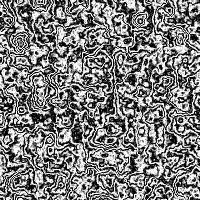
Frame 1 (no input)
Frame 60 (the mouse pressed at the canvas centre just before this capture): identical to frame 1, image omitted
Frame 120 (the mouse held since frame 60 and released just before this capture): identical to frame 1, image omitted

The Processing sketch that drew this single still picture (run headless with seeded random() and noise(); from frame 60 on, the mouse is pressed at the canvas centre):

// Processing sketch: sinetexturenoise2
// ── sinetexturenoise2.pde
/* @pjs preload="wood.png"; */
color generatePixel(int x, int y, int w, int h)
{
noiseDetail(8);
  float u = map(x, 0, w, 0, 10);
  float v = map(y, 0, h, 0, 10);
  float p = lerp(-1,1,noise(u,v));
  float s = sin((u+abs(p)*5)*TWO_PI);
  float n = norm(s,-1,1);
  return color(n*255);
}

PImage picture;
PImage palette;

void setup()
{
  size(200, 200);
  picture = createImage(width, height, RGB);
  picture = generatePicture(picture);
}

void draw()
{
  image(picture, 0, 0);
}

PImage generatePicture(PImage pic)
{
  pic.loadPixels();
  for (int i=0; i<pic.pixels.length; i++) {
    pic.pixels[i] = generatePixel(i%pic.width, i/pic.width, pic.width, pic.height);
  }
  pic.updatePixels();
  return pic;
}
